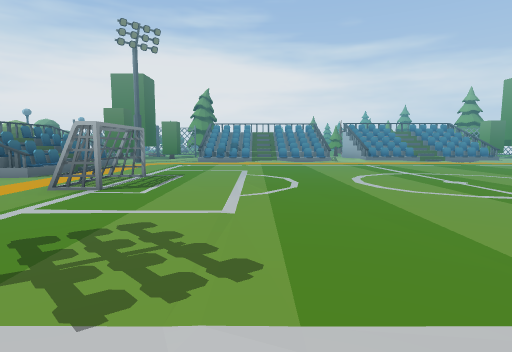
View 1 (above)

13 first-person views from a walk through a Unity game level. The camera is 1.4 m above the floor, tilts 6° down and sees 80° across. The floor is counted in squares, 2 m on a side. Each view is taken from the middle of a square. On the plan, view 1 faces up. The plan holds only what a view shows up to about 10 squares ahead; the rest is blank. The place goes on beyond the plan. The player is left out.

View 2
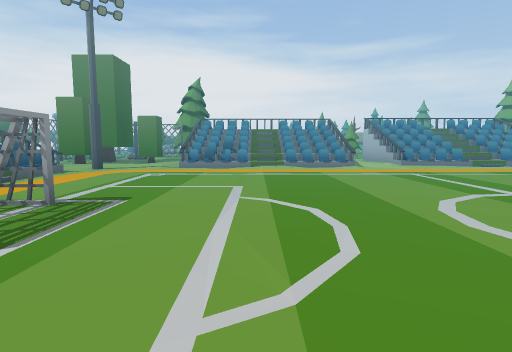

View 3
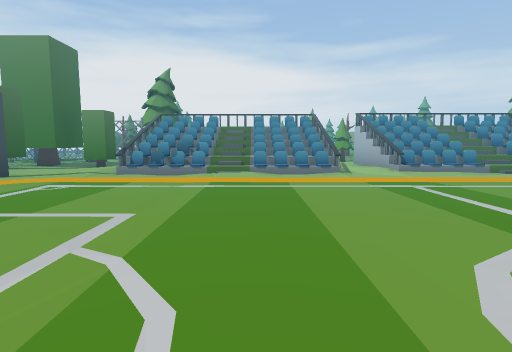

View 4
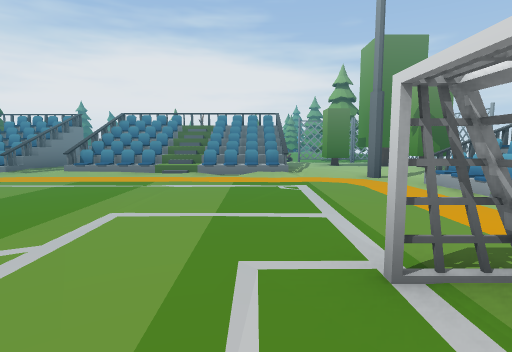

View 5
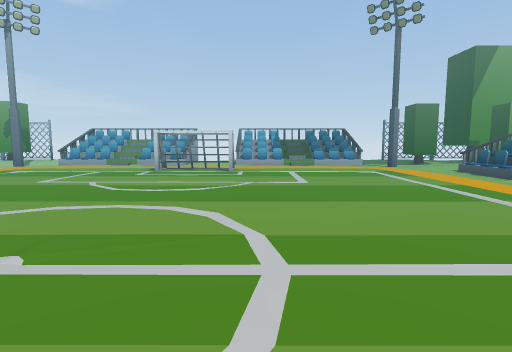

View 6
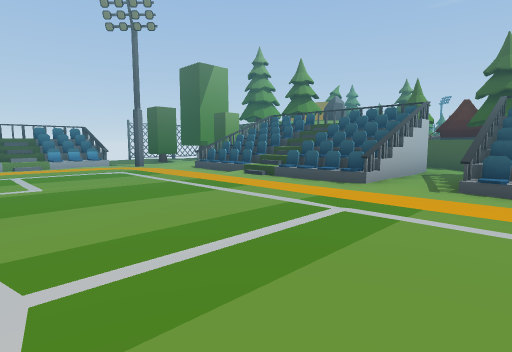

View 7
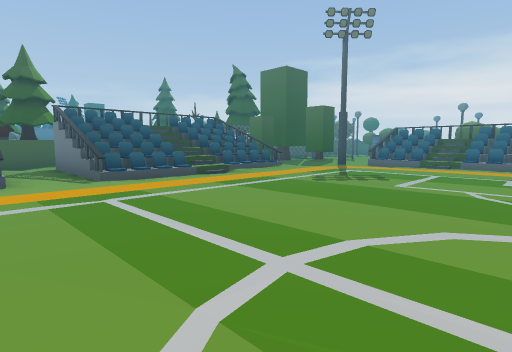

View 8
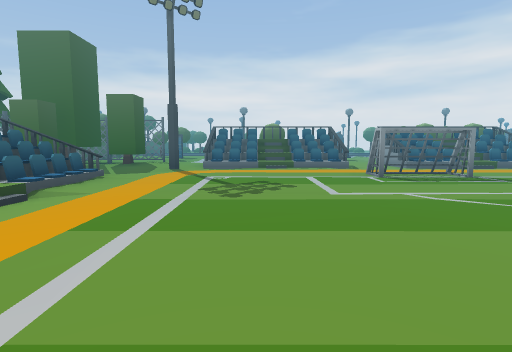

View 9
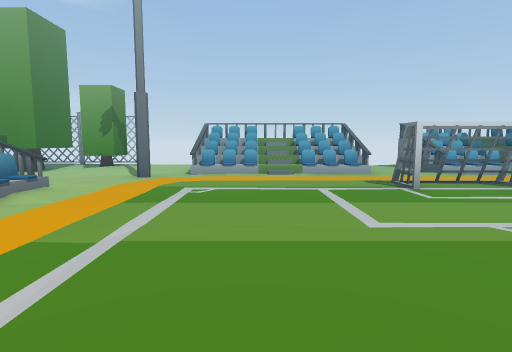

View 10
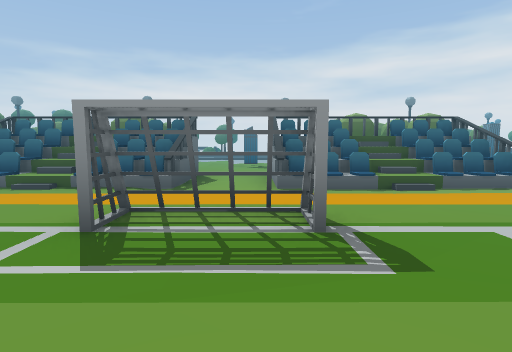

View 11
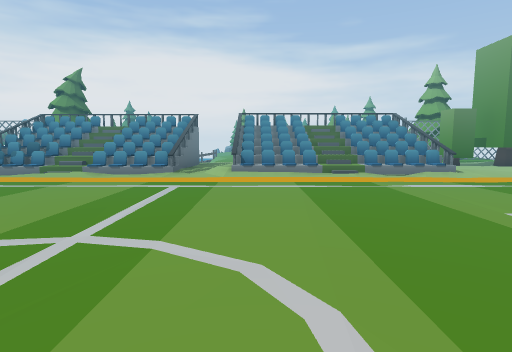

View 12
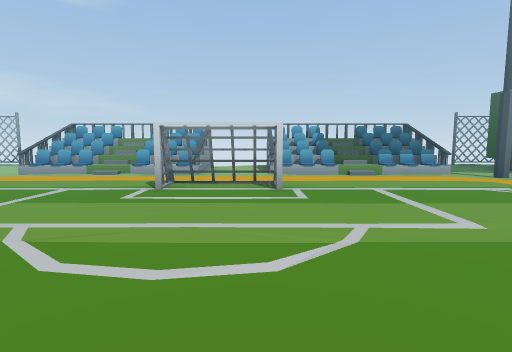

View 13
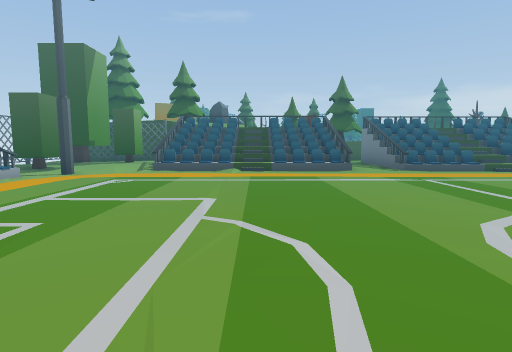

### Floor plan
Key: @ floor where view 1 was taken; # wall or solid block; . main floor; - floor 0.25 m lower than the main floor; : floor 1.5 m higher than the main floor; / step, stairs or slope; = window, fence, low wall or low ledge; ^ raised ledge; T tree; F fence; E tent; O other object.
Columns run from 9 left of view 1 to 15 right of it. Each row starts with its distance up from view 1.
 15    T.T #=/==#.==/==..TTTF
 14    ..../////=//////.....F
 13   OT.../////=//////...TTF
 12    ....//./////////.../.
 11     .#..................
 10   #==................==#
  9  T#==................==#
  8   #==................==#
  7   #=/................==#
  6 ......O............O.###
  5 .-....O............O.###
  4 ..#==................==#
  3  O#=/................==#
  2   #==................==#
  1   #==................==#
  0    ..#...@..........#..
 -1    ..////////./////.....F
 -2    T/- ^=/===.==/==...TTF
 -3    ..  /////=./////.....F
 -4    T     /###.///#   TOO
 -5    T        ..
 -6    OOO      T:
 -7   O O       TTTT
 -8   OO         EE

Positions as (right, up) in squares from view 1, and headings:
1: (0, 0), facing up
2: (0, 3), facing up
3: (1, 5), facing up
4: (9, 5), facing up
5: (2, 4), facing right
6: (2, 4), facing down-right
7: (5, 5), facing down-left
8: (4, 2), facing left
9: (5, 9), facing right
10: (0, 6), facing left
11: (5, 5), facing up
12: (5, 5), facing right
13: (7, 7), facing down
